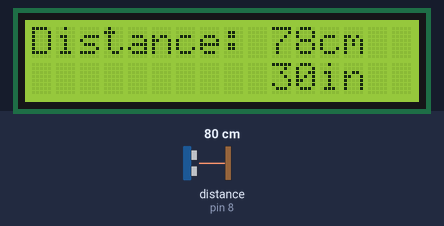
Simulated run of this sketch. Board: Arduino Uno, built with avr-gcc and run on an emulated ATmega328P. Parts: 16×2 character LCD. Wiring (inferred from the names in the program): ultrasonic range finder: trigger pin 8; echo pin 8. Inputs (shaded band) come from the test bench; at power-on: distance to the obstacle (sensor on pin 8) 80 cm. The echo pulse lasts 58.3 µs per cm.

Above: at 1.2 s.
1.3 s: distance to the obstacle (sensor on pin 8) set to 2 cm
At 2.1 s:
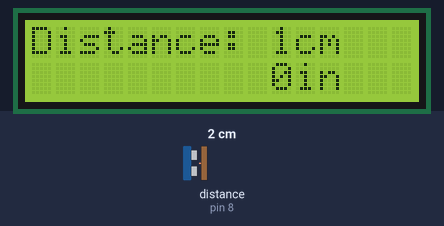
2.8 s: distance to the obstacle (sensor on pin 8) set to 4 cm
At 3.7 s:
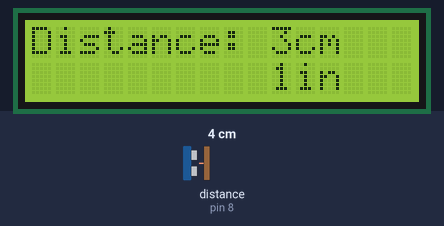
4.4 s: distance to the obstacle (sensor on pin 8) set to 120 cm
At 5.3 s:
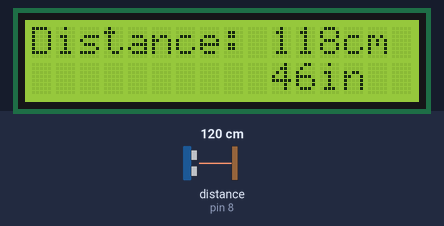
Timing chart, 0 to 7.4 s (numbered marks = the images above; inputs shaded):
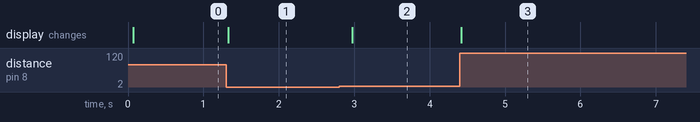

Measured:
- after the input at 1.3 s, the display: changes at once (image 1)
- after the input at 2.8 s, the display: changes after 0.17 s (image 2)
- after the input at 4.4 s, the display: changes at once (image 3)

The sketch:

parallax_ultrasonic_sensor.ino
```cpp
#include <LiquidCrystal.h>

//variable declarations
long duration;
int distancecm;
long distancein;
const int RS = 2, EN = 3, D4 = 4, D5 = 5, D6 = 6, D7 = 7;

LiquidCrystal lcd(RS,EN,D4,D5,D6,D7);   //set Uno pins that are connected to LCD, 4-bit mode

void setup() {
  lcd.begin(16,2);          //set 16 columns and 2 rows of 16x2 LCD
  pinMode(8, OUTPUT);
  digitalWrite(8, LOW);
}

void loop() {
  //Trigger the sensor with a 2usec HIGH pulse
  digitalWrite(8, HIGH);
  delayMicroseconds(2);
  digitalWrite(8, LOW);

  pinMode(8, INPUT);              //set pin as input to read return pulse from sensor
  duration = pulseIn(8, HIGH);    //obtain length of HIGH pulse in microseconds

  //Ping sensor returns HIGH output pulse that gives the time required for the burst
  //echo to return back to the sensor

  //Speed of sound travels at 1130ft/sec (0.00113ft/usec) or 340m/sec (0.034cm/usec)
  //Must divide by 2 since time received is time for sound wave to travel to and from object

  //Calculate distance in inches and centimeters
  distancecm = duration*0.034/2;
  distancein = distancecm*0.3937;     //1cm = 0.3937in

  //display distance to LCD
  lcd.clear();
  lcd.print("Distance: ");
  lcd.print(distancecm);
  lcd.print("cm");
  lcd.setCursor(10,1);
  lcd.print(distancein);
  lcd.print("in");
  delay(200);
  pinMode(8, OUTPUT);               //set pin 8 back to an output to trigger next distance measurement
  digitalWrite(8, LOW);

}
```
